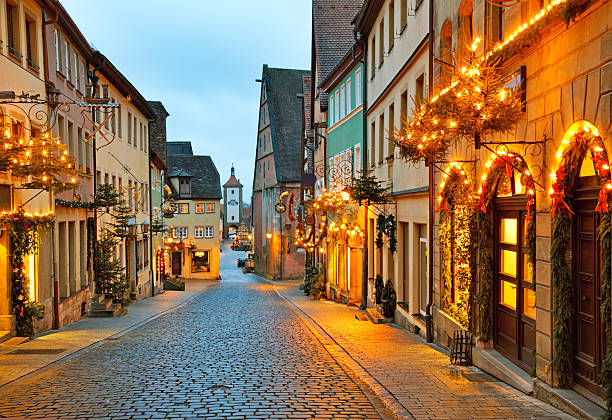
#> input picture open_cv/road.jpg, 612 x 420 px
$ jupyter execute scalling.ipynb
#> lines starting #> are read from the running program, lines starting #| are printed output that depends on the picture
[cell 1]
import cv2

[cell 2]
image=cv2.imread("road.jpg")
#> image is the input picture: shape (420, 612, 3); mean B, G, R 79.8, 111.7, 141.5

[cell 3]
cv2.imshow("original", image)
if(cv2.waitKey()==ord('q')):
#> (key q is pressed here)
	cv2.destroyAllWindows()

[cell 4]
image_linear=cv2.resize(image, None, fx=5.5, fy=5.5, interpolation= cv2.INTER_LINEAR)
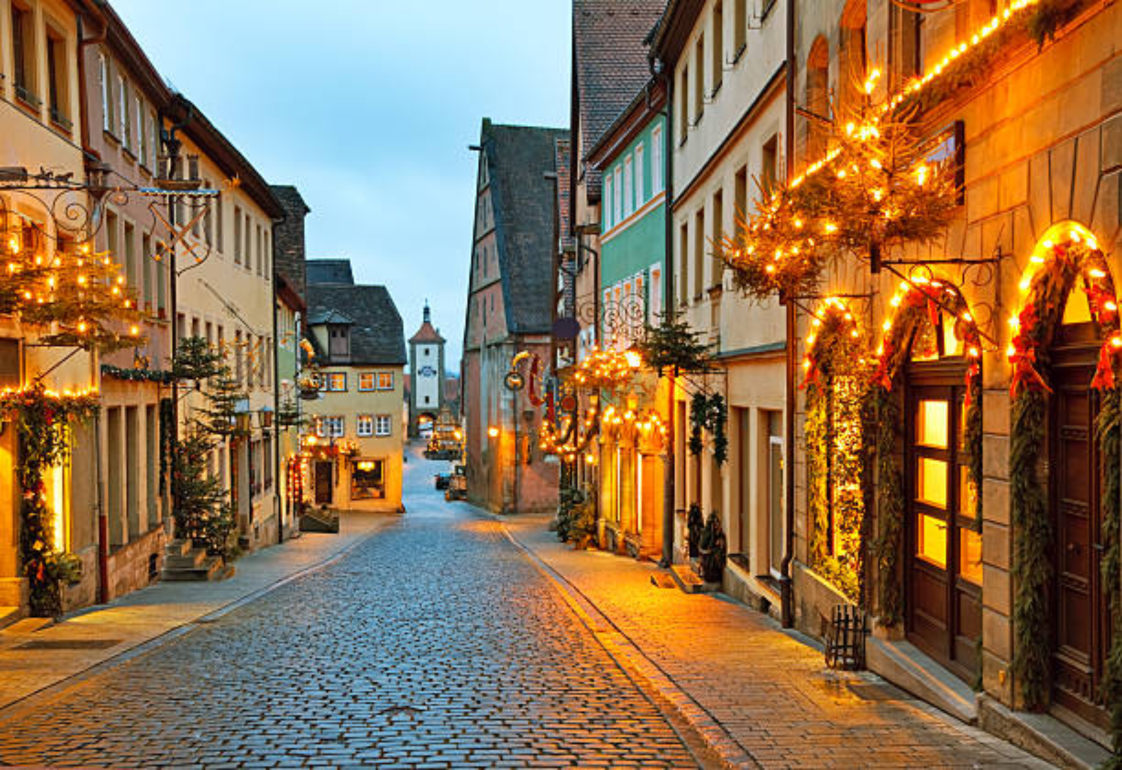
#> image_linear: shape (2310, 3366, 3) (shown at 1/3 size); mean B, G, R 79.7, 111.6, 141.4

[cell 5]
image_sized = cv2.resize(image, (300,300))
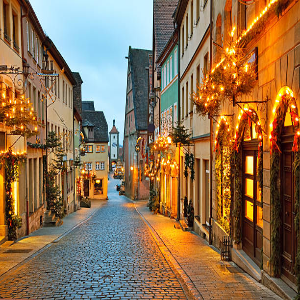
#> image_sized: shape (300, 300, 3); mean B, G, R 79.7, 111.7, 141.5

[cell 6]
cv2.imshow("Linear", image_linear)
if(cv2.waitKey()==ord('q')):
#> (key q is pressed here)
	cv2.destroyAllWindows()

[cell 7]
imag_cubic=cv2.resize(image, None, fx=3.3, fy=3.3, interpolation=cv2.INTER_CUBIC)

[cell 8]
cv2.imshow("Cubic", imag_cubic)
if(cv2.waitKey()==ord('q')):
#> (key q is pressed here)
